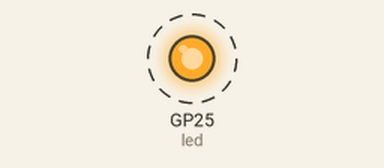
This program was run on a simulated Raspberry Pi Pico running MicroPython. On the bench: output pins drawn as LEDs (lit = HIGH). Dashed ring = blinking.

Above: at 0.06 s.
Timing chart, 0 to 3.0 s (numbered marks = the images above):
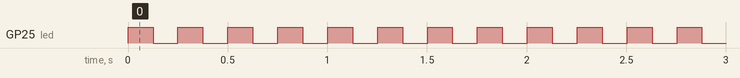

Measured:
- by itself, GP25 (led): alternates HIGH for 0.13 s and LOW for 0.13 s

The program:

midiouttest.py
```python
from machine import Pin,UART
import time
uart = UART(0, baudrate=31250, tx=Pin(0), rx=Pin(1))
uart.init(bits=8, parity=None, stop=1)
led = Pin("LED", Pin.OUT)
note=24
while True:
    midimessage = bytearray([0x90, note, 64])
    uart.write(midimessage)
    led.toggle()
    midimessage = bytearray([0x90, note, 0])
    uart.write(midimessage)
    time.sleep(0.125)
    note+=2
    if note > 84:
        note=24
```
